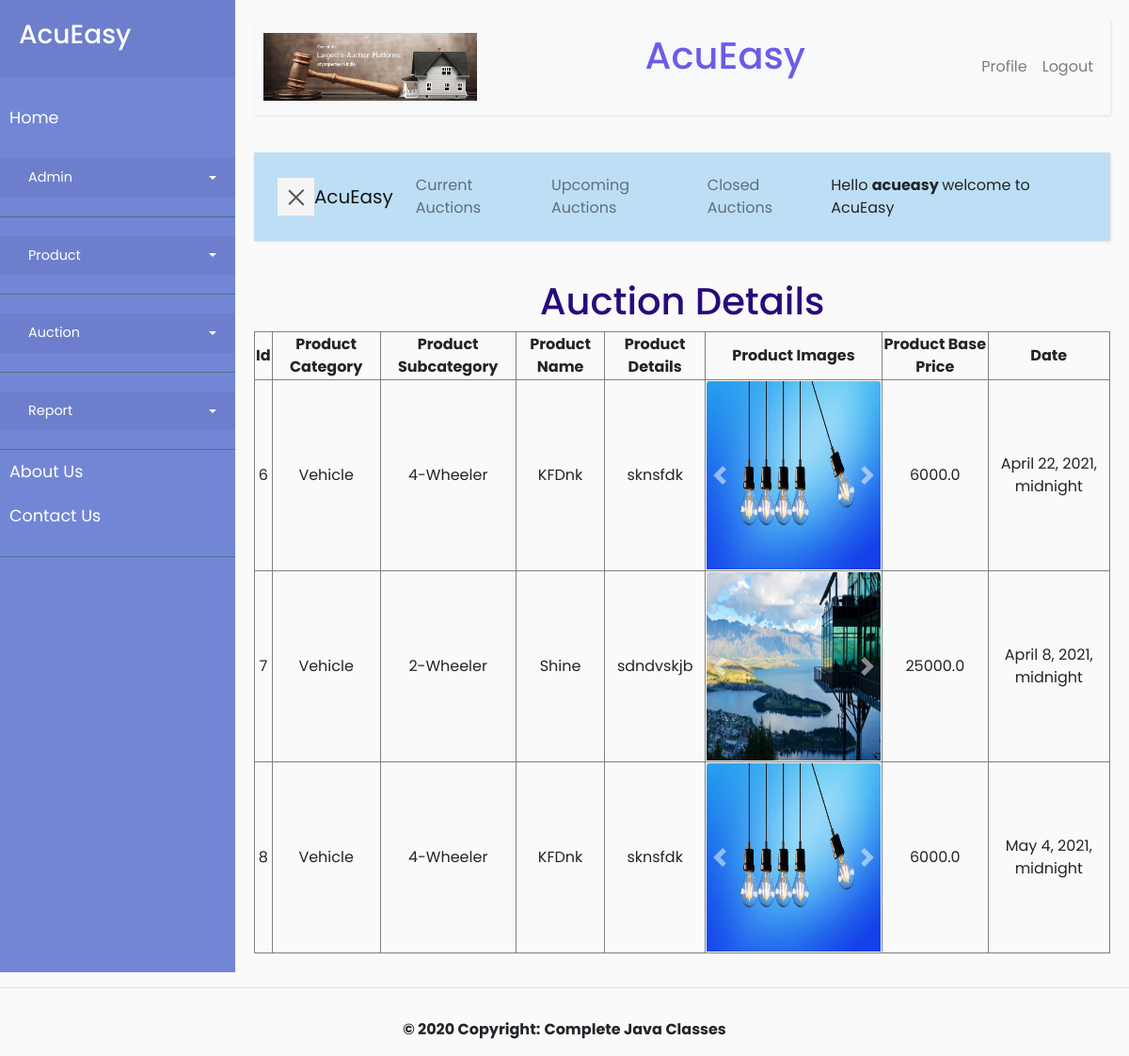
Screenshot of /auction/auction-details/ (signed in) with the database file from the repository.
### Auction/models.py (models this page shows, shortened)
class AuctionDetails(models.Model):
    auctiondetails_id = models.AutoField(primary_key=True)
    auctiondetails_date = models.DateTimeField()
    productinformation = models.ForeignKey(
        ProductInformation, on_delete=models.CASCADE)

### Product/models.py (models this page shows, shortened)
class ProductInformation(models.Model):
    productinformation_id = models.AutoField(primary_key=True)
    productcategory = models.ForeignKey(ProductCategory, on_delete=models.CASCADE)
    productsubcategory = models.ForeignKey(ProductSubcategory, on_delete=models.CASCADE)
    productinformation_name=models.CharField(max_length=36)
    productinformation_details = models.TextField()
    user = models.ForeignKey(User, on_delete=models.CASCADE)
    product_verify = models.BooleanField(default=False)
    productinformation_baseprice=models.FloatField()

class ProductSubcategory(models.Model):
    productsubcategory_id = models.AutoField(primary_key=True)
    productsubcategory_name = models.CharField(max_length=36)
    productcategory = models.ForeignKey(ProductCategory, on_delete=models.CASCADE)

class ProductCategory(models.Model):
    productcategory_id = models.AutoField(primary_key=True)
    productcategory_name = models.CharField(max_length=36)

class ProductImages(models.Model):
    productimages_id = models.AutoField(primary_key=True)
    productinformation = models.ForeignKey(ProductInformation, on_delete=models.CASCADE)
    productimages_image = models.FileField(upload_to="product/")

### Auction/views.py (the view)
# urls.py: path('auction-details/', views.Auction_Details.as_view()),
class Auction_Details(View):
    @admin_login
    def get(self, request):
        aname = request.session.get('admin')
        objAuction = AuctionDetails.objects.all()
        return render(request, 'details_auction.html', {'admin': aname, 'objAuction': objAuction})

### Admin/admin_decorator.py (called while the page is built)
def admin_login(function):
    def wrap(self, request, *args, **kwargs):
        if request.session.get('admin'):
            return function(self, request, *args, **kwargs)
        else:
            return redirect('/admingui/admin-login/')
    return wrap

### Auction/templates/details_auction.html (shortened to what this page needs)
{% extends 'AcuEasy/admin_base2.html'%} {% load crispy_forms_tags %} <br />
{% block title %} Auction Details {% endblock %} {% block body %}
<div>
  <form action="">
    <div align="center">
      <h1>Auction Details</h1>
    </div>
    <table align="center" border="1">
      <thead align="center">
        <th>Id</th>
        <th>Product Category</th>
        <th>Product Subcategory</th>
        <th>Product Name</th>
        <th>Product Details</th>
        <th>Product Images</th>
        <th>Product Base Price</th>
        <th>Date</th>
      </thead>
      {% for product in objAuction %}
      <tr align="center">
        <td>{{product.auctiondetails_id}}</td>
        <td>
          {{product.productinformation.productsubcategory.productcategory.productcategory_name}}
        </td>
        <td>
          {{product.productinformation.productsubcategory.productsubcategory_name}}
        </td>
        <td>{{product.productinformation.productinformation_name}}</td>
        <td>{{product.productinformation.productinformation_details}}</td>
        <td>
          <div id="carouselExampleControls" class="carousel slide" data-ride="carousel">
            <div class="carousel-inner">
              {% for prodimage in product.productinformation.productimages_set.all%}
              {% if forloop.first %}
              <div class="carousel-item active">
                <img class="card-img-top" width="150" height="200" src="{{prodimage.productimages_image.url}}"
                  alt="Card image cap" />
              </div>
              {% else %}
              <div class="carousel-item">
                <img class="card-img-top" width="150" height="200" src="{{prodimage.productimages_image.url}}"
                  alt="Card image cap1" />
              </div>
              {% endif %} {% endfor %}
            </div>
            <a class="carousel-control-prev" href="#carouselExampleControls" role="button" data-slide="prev">
              <span class="carousel-control-prev-icon" aria-hidden="true"></span>
            </a>
            <a class="carousel-control-next" href="#carouselExampleControls" role="button" data-slide="next">
              <span class="carousel-control-next-icon" aria-hidden="true"></span>
            </a>
          </div>
        </td>
        <td>{{product.productinformation.productinformation_baseprice}}</td>
        <td>{{product.auctiondetails_date}}</td>
      </tr>
      {% endfor %}
    </table>
  </form>
</div>
{% endblock %}

### static/css/base.css (style rules this page uses)
body { font-family: 'Poppins', sans-serif; background: #fafafa; }
a, a:hover, a:focus { color: inherit; text-decoration: none; transition: all 0.3s; }

### Auction/templates/details_auction.html (style rules this page uses)
h1 { color: #280a7c; }

### rows the page displays
AuctionDetails: auctiondetails_id "6", productinformation.productsubcategory.productcategory.productcategory_name "Vehicle", productinformation.productsubcategory.productsubcategory_name "4-Wheeler", productinformation.productinformation_name "KFDnk", productinformation.productinformation_details "sknsfdk", productinformation.productinformation_baseprice "6000.0", auctiondetails_date "April 22, 2021, midnight"
ProductImages: productimages_image (picture)
AuctionDetails: auctiondetails_id "7", productinformation.productsubcategory.productcategory.productcategory_name "Vehicle", productinformation.productsubcategory.productsubcategory_name "2-Wheeler", productinformation.productinformation_name "Shine", productinformation.productinformation_details "sdndvskjb", productinformation.productinformation_baseprice "25000.0", auctiondetails_date "April 8, 2021, midnight"
ProductImages: productimages_image (picture)
AuctionDetails: auctiondetails_id "8", productinformation.productsubcategory.productcategory.productcategory_name "Vehicle", productinformation.productsubcategory.productsubcategory_name "4-Wheeler", productinformation.productinformation_name "KFDnk", productinformation.productinformation_details "sknsfdk", productinformation.productinformation_baseprice "6000.0", auctiondetails_date "May 4, 2021, midnight"

### other values shown
{{ admin }} "acueasy"
